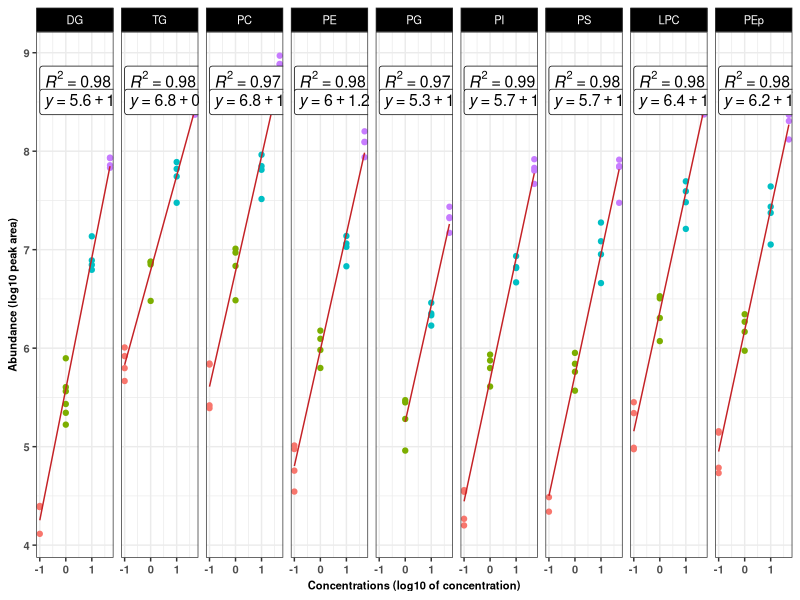

The R source for this figure: (Note: this script raises an error after producing the figure.)
#______________________________________22/05/2022____________________

# Here we make plots for all the standards used for the lipid quantification

library("tidyverse")
library("ggrepel")
library("ggpubr")
library("readxl")
library("cowplot")

rm(list=ls())

#_____________________________

# Make scatter plots for standards from 1st run

df.old <- read_csv("Table_ConcAllStandards.csv") %>% # this is data from 1st run
  dplyr::select(Name, Class, area, Conc, Batch) %>%
  dplyr::filter(Class != "Cer" & Class != "FA" & Class != "SM" & Class != "PCp") %>% 
  dplyr::group_by(Name, Class, Conc, Batch) %>% 
  dplyr::summarise(Area = mean(area)) %>% # calculates total area for any class that had more than one standard 
  dplyr::ungroup() %>%
  unique()  #this will give one datapoint for each standard used

#df.old %>% dplyr::select(Name) %>% unique()

plot <- df.old %>%
  dplyr::mutate(Class = factor(as.factor(Class), levels = c("DG","TG", "PC", "PE", "PG", "PI", "PS", "LPC", "PEp"))) %>%
  ggplot(aes(log10(Conc), log10(Area)))+
  geom_point(aes(colour = factor(Conc)))+
  stat_smooth(method = "lm",col = "#C42126", se = FALSE,size = 0.5)+
  facet_grid(~Class)+
  labs(x= "Concentrations (log10 of concentration)", y = "Abundance (log10 peak area)")+
  theme_bw()+
  theme(axis.title.y = element_text(face = "bold", size = 8), axis.title.x = element_text(face="bold", size = 8))+
  theme(axis.text.y = element_text(face = "bold", size = 8), axis.text.x = element_text(face="bold", size = 8))+
  theme(legend.position = "none") + 
  theme(legend.title=element_text(size = 8), legend.text = element_text(size = (8))) + 
  theme(axis.title = element_text(size = 8)) +
  #theme(plot.title = element_text(size = 6)) +
  theme(strip.background =element_rect(fill="Black"))+
  theme(strip.text = element_text(colour = 'white', size = 8))+
  stat_cor(aes(label = ..rr.label..), color = "black", geom = "label", size = 4) +
  stat_regline_equation(label.y = 8.5, geom = "label", size = 4)

ggsave(plot = plot, width = 12, height = 8, units = "in", dpi = 300,filename = "Final_ScriptsStandards/Figure1strun.jpg")

#_______________
df.new <- read_csv("Cardiolipin stds.csv") %>% # data from 2nd rum
  pivot_longer(cols = 2:6, names_to = "Name", values_to = "Area") %>% 
  tidyr::separate(col = Name, into = c("Class", NA), " ", remove = FALSE)%>% 
  dplyr::rename(Conc = std_conc)%>% 
  dplyr::mutate(Class = paste0(Class, "_2"))

df.old <-  df.old %>% #from above
  dplyr::mutate(Class = paste0(Class, "_1")) %>% 
  dplyr::select(Conc, Name, Class, Area)

DF <- rbind(df.new, df.old) %>% # merge the two sets of standard data
  dplyr::filter(Conc != "10" | Name != "TG 54:3" | Class != "TG_2") # remove the outlier in TG standard 2nd run

unique(DF$Class)

Combinedplot <- DF %>%
  dplyr::mutate(Class = factor(as.factor(Class), levels = c("DG_1","DG_2","TG_1","TG_2", "CL_2", "PC_1", "PC_2", "PE_1", "PE_2", "PG_1", "PI_1", "PS_1", "LPC_1", "PCp_1","PEp_1"))) %>%
  ggplot(aes(log10(Conc), log10(Area)))+
  geom_point(aes(colour = factor(Conc)))+
  stat_smooth(method = "lm",col = "#C42126", se = FALSE,size = 0.5)+
  facet_grid(~Class)+
  labs(x= "Concentrations (log10 of concentration)", y = "Abundance (log10 peak area)")+
  theme_bw()+
  theme(axis.title.y = element_text(face = "bold", size = 8), axis.title.x = element_text(face="bold", size = 8))+
  theme(axis.text.y = element_text(face = "bold", size = 8), axis.text.x = element_text(face="bold", size = 8))+
  theme(legend.position = "none") + 
  theme(legend.title=element_text(size = 8), legend.text = element_text(size = (8))) + 
  theme(axis.title = element_text(size = 8)) +
  #theme(plot.title = element_text(size = 6)) +
  theme(strip.background =element_rect(fill="Black"))+
  theme(strip.text = element_text(colour = 'white', size = 8))+
  stat_cor(aes(label = ..rr.label..), color = "black", geom = "label", size = 4) +
  stat_regline_equation(label.y = 8.5, geom = "label", size = 4)

ggsave(plot = Combinedplot, width = 17, height = 8, units = "in", dpi = 300,filename = "StandardsCombinedFigure.jpg")


# Add manually calculate exp 2 CL areas to DF
DF.CL <- tibble(Conc = c(0.01, 0.10, 1.00, 10.00), 
                Name = rep("CL 72:4",4), Class = rep("CL_1", 4),
                Area = c(1023.129827,32570.02475,579994.8638,45993575.15))
  

DF.CombinedExp <- rbind(DF, DF.CL)

Combinedplot2 <- DF.CombinedExp %>%
  dplyr::mutate(Class = factor(as.factor(Class), levels = c("DG_1","DG_2","TG_1","TG_2", "CL_1", "CL_2", "PC_1", "PC_2", "PE_1", "PE_2", "PG_1", "PI_1", "PS_1", "LPC_1", "PCp_1","PEp_1"))) %>%
  ggplot(aes(log10(Conc), log10(Area)))+
  geom_point(aes(colour = factor(Conc)))+
  stat_smooth(method = "lm",col = "#C42126", se = FALSE,size = 0.5)+
  facet_grid(~Class)+
  labs(x= "Concentrations (log10 of concentration)", y = "Abundance (log10 peak area)")+
  theme_bw()+
  theme(axis.title.y = element_text(face = "bold", size = 8), axis.title.x = element_text(face="bold", size = 8))+
  theme(axis.text.y = element_text(face = "bold", size = 8), axis.text.x = element_text(face="bold", size = 8))+
  theme(legend.position = "none") + 
  theme(legend.title=element_text(size = 8), legend.text = element_text(size = (8))) + 
  theme(axis.title = element_text(size = 8)) +
  #theme(plot.title = element_text(size = 6)) +
  theme(strip.background =element_rect(fill="Black"))+
  theme(strip.text = element_text(colour = 'white', size = 8))+
  stat_cor(aes(label = ..rr.label..), color = "black", geom = "label", size = 4) +
  stat_regline_equation(label.y = 8.5, geom = "label", size = 4)


#___________________________________________________________________________________________________
#___________________________________________________________________________________________________

#______Make the plots for "DG","TG", "CL","PC", "PE" with 1st (4 batches) and 2nd standard runs___________
df.new01 <- read_csv("Cardiolipin stds.csv") %>% # data from 2nd rum
  pivot_longer(cols = 2:6, names_to = "Name", values_to = "Area") %>% 
  tidyr::separate(col = Name, into = c("Class", NA), " ", remove = FALSE)%>% 
  dplyr::rename(Conc = std_conc)%>% 
  dplyr::mutate(Batch = 5) %>% 
  dplyr::select(Name, Class, Area, Conc, Batch) %>% 
  dplyr::filter(Conc != "10" | Name != "TG 54:3" | Class != "TG") # remove the outlier in TG standard 2nd run 

df.old01 <- read_csv("Table_ConcAllStandards.csv") %>% # this is data from 1st run
  dplyr::select(Name, Class, area, Conc, Batch) %>% 
  dplyr::group_by(Class,Conc, Batch) %>% 
  dplyr::mutate(Area = mean(area)) %>% # calculates overall means from the four batches and technical replicates
  dplyr::ungroup() %>% 
  dplyr::filter(Class != "Cer" & Class != "FA" & Class != "SM" & Class != "PCp") %>% 
  dplyr::select(Name, Class, Area, Conc, Batch) 

DF.Combined <- rbind(df.new01,df.old01) %>% 
  dplyr::filter(Class %in% c("DG" ,"TG" ,"PE","PC")) %>% 
  unique()

Batchplot <- DF.Combined %>%
  dplyr::mutate(Class = factor(as.factor(Class), levels = c("DG","TG", "PC", "PE"))) %>%
  ggplot(aes(log10(Conc), log10(Area), shape = Batch))+
  geom_point(aes(colour = factor(Conc)))+
  stat_smooth(method = "lm",col = "#C42126", se = FALSE,size = 0.5)+
  facet_grid(~Class)+
  labs(x= "Concentrations (log10 of concentration)", y = "Abundance (log10 peak area)")+
  theme_bw()+
  theme(axis.title.y = element_text(face = "bold", size = 8), axis.title.x = element_text(face="bold", size = 8))+
  theme(axis.text.y = element_text(face = "bold", size = 8), axis.text.x = element_text(face="bold", size = 8))+
  theme(legend.position = "bottom") + 
  theme(legend.title=element_text(size = 8), legend.text = element_text(size = (8))) + 
  theme(axis.title = element_text(size = 8)) +
  #theme(plot.title = element_text(size = 6)) +
  theme(strip.background =element_rect(fill="Black"))+
  theme(strip.text = element_text(colour = 'white', size = 8))#+
#stat_cor(aes(label = ..rr.label..), color = "black", geom = "label", size = 4) +
#stat_regline_equation(label.y = 8.5, geom = "label", size = 4)

ggsave(plot = Batchplot, width = 10, height = 8, units = "in", dpi = 300,filename = "Final_Scripts/Figurewithstandardruninbatches.jpg")

#_________________END_______________

